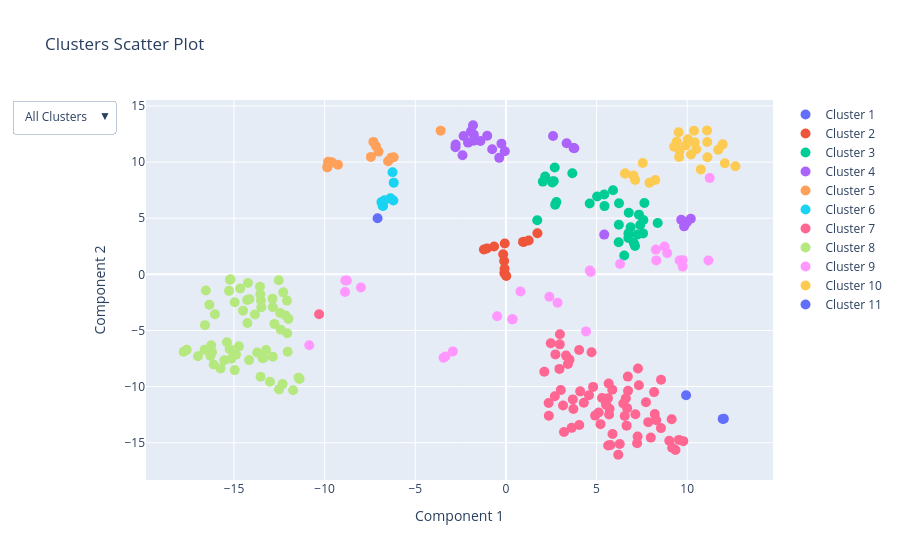

This figure's notebook cell:
### Code cell
fig

### Figure 1 — Plotly figure (JSON) as saved in the notebook; plotly's stock layout.template omitted (floating-point values rounded to 4 significant figures; data arrays with more than 128 entries replaced by an {"elided": "..."} marker saying what was removed)
{"data": [{"hoverinfo": "text", "hovertemplate": "%{text}<extra></extra>", "marker": {"size": 10}, "mode": "markers", "name": "Cluster 1", "text": [["avoir", "AUX"], ["faire", "AUX"], ["être", "AUX"]], "type": "scatter", "x": [12.02, 9.938, 11.96], "y": [-12.86, -10.77, -12.88]}, {"hoverinfo": "text", "hovertemplate": "%{text}<extra></extra>", "marker": {"size": 10}, "mode": "markers", "name": "Cluster 2", "text": [["ce", "PRON"], ["en", "PRON"], ["eux", "PRON"], ["lui", "PRON"], ["moi", "PRON"], ["ne", "ADV"], ["nous", "PRON"], ["on", "PRON"], ["soi", "PRON"], ["toi", "PRON"], ["vous", "PRON"], ["y", "PRON"], ["ça", "PRON"]], "type": "scatter", "x": [-0.08748, 1.0, -0.1503, -0.09898, -0.6514, 1.738, -0.06429, -0.07441, 0.9431, -1.047, -1.215, 1.255, 0.01991], "y": [0.1121, 2.915, 1.794, 1.189, 2.475, 3.664, 2.749, 0.4968, 2.893, 2.306, 2.21, 3.023, -0.1446]}, {"hoverinfo": "text", "hovertemplate": "%{text}<extra></extra>", "marker": {"size": 10}, "mode": "markers", "name": "Cluster 3", "text": [["après", "ADP"], ["beaucoup", "ADV"], ["bien", "ADV"], ["comme", "SCONJ"], ["comment", "ADV"], ["dès", "ADP"], ["déjà", "ADV"], ["forcément", "ADV"], ["jamais", "ADV"], ["juste", "ADV"], ["là", "ADV"], ["maintenant", "ADV"], ["même", "ADV"], ["où", "ADV"], ["où", "PRON"], ["pas", "ADV"], ["peut-être", "ADV"], ["plus", "ADV"], ["plutôt", "ADV"], ["pourquoi", "ADV"], ["puisque", "SCONJ"], ["quand", "SCONJ"], ["que", "PRON"], ["que", "SCONJ"], ["qui", "PRON"], ["si", "SCONJ"], ["souvent", "ADV"], ["surtout", "ADV"], ["toujours", "ADV"], ["tout", "ADV"], ["trop", "ADV"], ["vraiment", "ADV"]], "type": "scatter", "x": [3.662, 6.525, 7.12, 2.165, 5.031, 2.692, 6.23, 7.638, 6.219, 6.759, 6.238, 5.908, 6.88, 4.622, 2.783, 7.057, 7.339, 7.405, 7.562, 5.423, 2.037, 2.565, 2.717, 2.556, 1.727, 2.636, 5.437, 6.775, 6.754, 7.581, 8.371, 7.263], "y": [9.008, 1.675, 2.521, 8.722, 6.94, 9.527, 4.422, 6.362, 2.852, 3.653, 6.336, 7.491, 4.188, 6.317, 6.451, 2.793, 5.322, 4.39, 3.649, 7.112, 8.266, 8.263, 6.195, 8.192, 4.822, 8.306, 6.08, 5.493, 3.247, 4.842, 4.574, 3.546]}, {"hoverinfo": "text", "hovertemplate": "%{text}<extra></extra>", "marker": {"size": 10}, "mode": "markers", "name": "Cluster 4", "text": [["assez", "ADV"], ["avec", "ADP"], ["chez", "ADP"], ["comme", "ADP"], ["dans", "ADP"], ["de", "ADP"], ["devant", "ADP"], ["en", "ADP"], ["entre", "ADP"], ["et", "CCONJ"], ["hyper", "ADV"], ["mais", "CCONJ"], ["ni", "CCONJ"], ["ou", "CCONJ"], ["par", "ADP"], ["pendant", "ADP"], ["pour", "ADP"], ["que", "ADV"], ["sans", "ADP"], ["super", "ADV"], ["sur", "ADP"], ["très", "ADV"], ["vers", "ADP"], ["à", "ADP"]], "type": "scatter", "x": [9.829, -1.406, -0.2455, -0.7572, -1.924, -2.09, -1.814, -2.781, -2.395, 3.774, 10.2, 3.728, 2.601, 3.351, -2.772, -2.337, -0.368, 5.421, -0.06008, 9.972, -1.766, 9.67, -1.032, -1.779], "y": [4.276, 11.88, 11.65, 11.14, 12.74, 11.74, 13.29, 11.32, 10.62, 11.24, 4.958, 11.26, 12.32, 11.69, 11.56, 12.32, 10.38, 3.541, 10.97, 4.632, 12.45, 4.854, 12.35, 11.9]}, {"hoverinfo": "text", "hovertemplate": "%{text}<extra></extra>", "marker": {"size": 10}, "mode": "markers", "name": "Cluster 5", "text": [["autre", "ADJ"], ["bon", "ADJ"], ["ce", "DET"], ["chaque", "DET"], ["du", "DET"], ["grand", "ADJ"], ["le", "DET"], ["même", "ADJ"], ["petit", "ADJ"], ["premier", "ADJ"], ["quelque", "DET"], ["son", "DET"], ["tout", "ADJ"], ["un", "DET"]], "type": "scatter", "x": [-9.809, -9.583, -7.028, -7.311, -6.19, -9.662, -6.499, -9.853, -9.264, -9.838, -7.172, -7.447, -3.6, -6.332], "y": [10.04, 9.97, 10.94, 11.8, 10.44, 9.984, 10.08, 9.518, 9.765, 9.629, 11.44, 10.46, 12.81, 10.4]}, {"hoverinfo": "text", "hovertemplate": "%{text}<extra></extra>", "marker": {"size": 10}, "mode": "markers", "name": "Cluster 6", "text": [["cinq", "NUM"], ["des", "DET"], ["deux", "NUM"], ["dix", "NUM"], ["les", "DET"], ["quatre", "NUM"], ["six", "NUM"], ["trois", "NUM"]], "type": "scatter", "x": [-6.778, -6.189, -6.865, -6.801, -6.254, -6.211, -6.368, -6.695], "y": [6.083, 8.171, 6.436, 6.121, 9.101, 6.586, 6.77, 6.607]}, {"hoverinfo": "text", "hovertemplate": "%{text}<extra></extra>", "marker": {"size": 10}, "mode": "markers", "name": "Cluster 7", "text": {"elided": "67x2 str values"}, "type": "scatter", "x": [8.552, 5.881, 9.144, 7.236, 5.116, 2.367, 7.851, 8.294, 2.971, 3.319, 8.557, 4.809, 2.732, 3.626, 5.216, 8.209, 3.421, 9.353, 5.717, 3.026, 5.64, 5.691, 6.736, 3.202, 2.356, 6.553, 4.044, 6.474, 6.197, 7.991, 4.725, 2.475, 7.334, 6.724, 7.283, 5.301, 3.506, 3.722, 5.63, 3.69, 5.522, 9.167, 7.725, 5.761, 5.868, 8.174, 9.781, 6.615, 2.697, 5.666, 4.097, 4.297, 3.152, 9.01, 2.978, 4.581, 9.543, 4.039, 2.952, -10.31, 6.656, 7.14, 4.92, 6.685, 6.279, 2.118, 7.263], "y": [-13.7, -14.23, -12.91, -15.05, -12.31, -12.59, -13.17, -13.0, -6.239, -7.24, -9.389, -10.03, -7.131, -13.68, -13.35, -12.44, -7.988, -15.66, -11.98, -10.32, -15.25, -12.5, -10.38, -14.05, -11.46, -12.63, -13.42, -11.5, -16.08, -14.55, -6.949, -6.14, -9.89, -9.113, -8.397, -11.01, -7.599, -12.0, -11.05, -11.14, -11.61, -15.45, -11.39, -15.21, -10.28, -10.49, -14.86, -11.05, -10.86, -9.729, -10.43, -11.44, -11.69, -14.83, -5.339, -10.77, -14.75, -6.738, -8.425, -3.559, -13.48, -12.47, -12.59, -11.92, -15.12, -8.673, -14.46]}, {"hoverinfo": "text", "hovertemplate": "%{text}<extra></extra>", "marker": {"size": 10}, "mode": "markers", "name": "Cluster 8", "text": [["__undefined__", "NOUN"], ["activité", "NOUN"], ["air", "NOUN"], ["ami", "NOUN"], ["amie", "NOUN"], ["année", "NOUN"], ["avion", "NOUN"], ["aéroport", "NOUN"], ["bout", "NOUN"], ["bus", "NOUN"], ["chien", "NOUN"], ["chose", "NOUN"], ["classe", "NOUN"], ["coup", "NOUN"], ["cours", "NOUN"], ["côté", "NOUN"], ["droit", "NOUN"], ["début", "NOUN"], ["enfant", "NOUN"], ["fac", "NOUN"], ["fille", "NOUN"], ["final", "NOUN"], ["fois", "NOUN"], ["frère", "NOUN"], ["gens", "NOUN"], ["heure", "NOUN"], ["histoire", "NOUN"], ["impression", "NOUN"], ["jour", "NOUN"], ["lycée", "NOUN"], ["maison", "NOUN"], ["matin", "NOUN"], ["moins", "ADV"], ["moment", "NOUN"], ["monde", "NOUN"], ["mère", "NOUN"], ["parent", "NOUN"], ["personne", "NOUN"], ["peu", "NOUN"], ["photo", "NOUN"], ["place", "NOUN"], ["plage", "NOUN"], ["père", "NOUN"], ["question", "NOUN"], ["rue", "NOUN"], ["salle", "NOUN"], ["scène", "NOUN"], ["semaine", "NOUN"], ["soir", "NOUN"], ["souvenir", "NOUN"], ["temps", "NOUN"], ["tour", "NOUN"], ["travail", "NOUN"], ["truc", "NOUN"], ["tête", "NOUN"], ["vie", "NOUN"], ["ville", "NOUN"], ["voiture", "NOUN"], ["voyage", "NOUN"], ["école", "NOUN"]], "type": "scatter", "x": [-13.84, -13.42, -16.36, -12.32, -12.52, -15.24, -14.5, -16.55, -14.66, -15.27, -12.16, -14.17, -14.89, -15.23, -12.77, -12.28, -16.05, -13.55, -12.42, -17.78, -14.96, -15.19, -14.73, -11.44, -12.06, -12.04, -15.15, -16.6, -12.86, -14.28, -16.21, -14.23, -12.53, -12.88, -14.15, -13.02, -11.74, -13.72, -12.08, -12.86, -15.53, -17.61, -11.38, -13.37, -16.62, -16.99, -15.74, -13.23, -13.56, -12.0, -13.51, -14.26, -14.96, -12.45, -16.12, -13.53, -16.3, -16.25, -13.49, -15.39], "y": [-3.569, -7.48, -2.709, -9.781, -10.25, -6.666, -3.234, -1.439, -1.258, -1.471, -3.658, -7.641, -7.152, -0.4773, -4.416, -1.606, -3.556, -1.783, -4.935, -6.895, -8.531, -0.4478, -6.417, -9.206, -5.252, -6.888, -7.519, -4.527, -2.93, -2.283, -6.933, -0.7671, -0.524, -2.165, -2.211, -9.568, -10.32, -6.971, -2.342, -7.345, -7.659, -6.721, -9.322, -7.46, -6.717, -7.305, -8.382, -6.743, -1.111, -3.97, -2.323, -4.338, -2.481, -3.44, -8.029, -9.121, -7.263, -6.324, -2.935, -6.057]}, {"hoverinfo": "text", "hovertemplate": "%{text}<extra></extra>", "marker": {"size": 10}, "mode": "markers", "name": "Cluster 9", "text": [["Paris", "PROPN"], ["XXX", "X"], ["an", "NOUN"], ["aussi", "ADV"], ["celui", "PRON"], ["compte", "NOUN"], ["dedans", "ADV"], ["encore", "ADV"], ["ensemble", "ADV"], ["envie", "NOUN"], ["etc", "ADV"], ["fait", "NOUN"], ["gros", "ADJ"], ["loin", "ADV"], ["longtemps", "ADV"], ["là-bas", "ADV"], ["mal", "ADV"], ["oui", "ADV"], ["partout", "ADV"], ["peur", "NOUN"], ["plein", "ADV"], ["quelqu'un", "PRON"], ["quoi", "PRON"], ["rien", "PRON"], ["suite", "NOUN"], ["tout", "PRON"], ["un", "PRON"]], "type": "scatter", "x": [-7.997, 4.627, -10.85, 8.895, -0.4825, -2.926, 9.752, 8.268, 9.749, -3.44, 11.17, -8.779, -8.858, 4.418, 8.294, 9.578, 2.85, 11.24, 8.75, -3.338, 6.297, 0.3434, 4.678, 2.397, -8.874, 0.8014, 0.3745], "y": [-1.172, 0.3475, -6.319, 1.893, -3.74, -6.866, 0.6903, 2.206, 1.265, -7.428, 1.237, -0.5505, -0.546, -5.083, 1.244, 1.241, -2.524, 8.581, 2.477, -7.317, 0.92, -3.995, 0.2154, -2.004, -1.576, -1.533, -4.011]}, {"hoverinfo": "text", "hovertemplate": "%{text}<extra></extra>", "marker": {"size": 10}, "mode": "markers", "name": "Cluster 10", "text": [["ah", "INTJ"], ["alors", "ADV"], ["après", "ADV"], ["bah", "INTJ"], ["ben", "INTJ"], ["bon", "INTJ"], ["bref", "INTJ"], ["donc", "ADV"], ["enfin", "INTJ"], ["ensuite", "ADV"], ["euh", "INTJ"], ["finalement", "ADV"], ["franchement", "ADV"], ["genre", "INTJ"], ["hein", "INTJ"], ["hum", "INTJ"], ["justement", "ADV"], ["mh", "INTJ"], ["non", "ADV"], ["non", "INTJ"], ["oh", "INTJ"], ["ouais", "INTJ"], ["oui", "INTJ"], ["quoi", "INTJ"], ["voilà", "INTJ"], ["voilà", "VERB"]], "type": "scatter", "x": [10.21, 7.547, 7.128, 9.92, 10.03, 9.276, 11.09, 6.588, 9.42, 6.569, 10.41, 7.037, 7.919, 9.584, 11.71, 9.528, 8.238, 12.07, 10.75, 11.1, 9.554, 11.12, 10.5, 11.96, 10.37, 12.66], "y": [10.69, 9.923, 8.411, 11.49, 12.03, 11.37, 12.81, 8.979, 11.82, 8.993, 11.76, 8.797, 8.16, 11.03, 11.1, 12.67, 8.408, 9.899, 9.353, 11.79, 10.45, 10.43, 11.14, 11.58, 12.79, 9.63]}, {"hoverinfo": "text", "hovertemplate": "%{text}<extra></extra>", "marker": {"size": 10}, "mode": "markers", "name": "Cluster 11", "text": [["mille", "NUM"]], "type": "scatter", "x": [-7.08], "y": [4.993]}], "layout": {"title": {"text": "Clusters Scatter Plot"}, "updatemenus": [{"buttons": [{"args": [{"visible": [true, true, true, true, true, true, true, true, true, true, true]}, {"title": "All Clusters"}], "label": "All Clusters", "method": "update"}, {"args": [{"visible": [true, false, false, false, false, false, false, false, false, false, false]}, {"title": "Cluster 1"}], "label": "Cluster 1", "method": "update"}, {"args": [{"visible": [false, true, false, false, false, false, false, false, false, false, false]}, {"title": "Cluster 2"}], "label": "Cluster 2", "method": "update"}, {"args": [{"visible": [false, false, true, false, false, false, false, false, false, false, false]}, {"title": "Cluster 3"}], "label": "Cluster 3", "method": "update"}, {"args": [{"visible": [false, false, false, true, false, false, false, false, false, false, false]}, {"title": "Cluster 4"}], "label": "Cluster 4", "method": "update"}, {"args": [{"visible": [false, false, false, false, true, false, false, false, false, false, false]}, {"title": "Cluster 5"}], "label": "Cluster 5", "method": "update"}, {"args": [{"visible": [false, false, false, false, false, true, false, false, false, false, false]}, {"title": "Cluster 6"}], "label": "Cluster 6", "method": "update"}, {"args": [{"visible": [false, false, false, false, false, false, true, false, false, false, false]}, {"title": "Cluster 7"}], "label": "Cluster 7", "method": "update"}, {"args": [{"visible": [false, false, false, false, false, false, false, true, false, false, false]}, {"title": "Cluster 8"}], "label": "Cluster 8", "method": "update"}, {"args": [{"visible": [false, false, false, false, false, false, false, false, true, false, false]}, {"title": "Cluster 9"}], "label": "Cluster 9", "method": "update"}, {"args": [{"visible": [false, false, false, false, false, false, false, false, false, true, false]}, {"title": "Cluster 10"}], "label": "Cluster 10", "method": "update"}, {"args": [{"visible": [false, false, false, false, false, false, false, false, false, false, true]}, {"title": "Cluster 11"}], "label": "Cluster 11", "method": "update"}], "direction": "down", "showactive": true}], "xaxis": {"title": {"text": "Component 1"}}, "yaxis": {"title": {"text": "Component 2"}}}}
